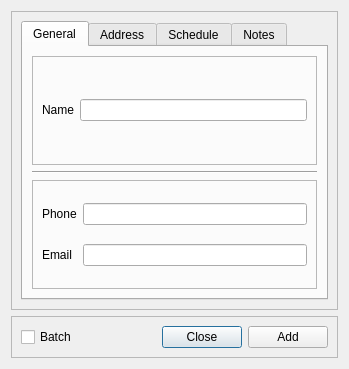
<?xml version="1.0" encoding="UTF-8"?>
<ui version="4.0">
 <class>AddCongregationWindow</class>
 <widget class="QDialog" name="AddCongregationWindow">
  <property name="geometry">
   <rect>
    <x>0</x>
    <y>0</y>
    <width>349</width>
    <height>369</height>
   </rect>
  </property>
  <property name="windowTitle">
   <string>Add Congregation</string>
  </property>
  <layout class="QGridLayout" name="gridLayout_8">
   <item row="1" column="0">
    <widget class="QFrame" name="frame">
     <property name="frameShape">
      <enum>QFrame::StyledPanel</enum>
     </property>
     <property name="frameShadow">
      <enum>QFrame::Raised</enum>
     </property>
     <layout class="QHBoxLayout" name="horizontalLayout">
      <item>
       <widget class="QCheckBox" name="checkBox_4">
        <property name="enabled">
         <bool>true</bool>
        </property>
        <property name="text">
         <string>Batch</string>
        </property>
       </widget>
      </item>
      <item>
       <spacer name="horizontalSpacer">
        <property name="orientation">
         <enum>Qt::Horizontal</enum>
        </property>
        <property name="sizeHint" stdset="0">
         <size>
          <width>40</width>
          <height>20</height>
         </size>
        </property>
       </spacer>
      </item>
      <item>
       <widget class="QPushButton" name="button_close">
        <property name="text">
         <string>Close</string>
        </property>
       </widget>
      </item>
      <item>
       <widget class="QPushButton" name="button_add">
        <property name="text">
         <string>Add</string>
        </property>
       </widget>
      </item>
     </layout>
    </widget>
   </item>
   <item row="0" column="0">
    <widget class="QFrame" name="frame_7">
     <property name="frameShape">
      <enum>QFrame::StyledPanel</enum>
     </property>
     <property name="frameShadow">
      <enum>QFrame::Raised</enum>
     </property>
     <layout class="QVBoxLayout" name="verticalLayout">
      <item>
       <widget class="QTabWidget" name="tabWidget">
        <property name="currentIndex">
         <number>0</number>
        </property>
        <widget class="QWidget" name="tab">
         <attribute name="title">
          <string>General</string>
         </attribute>
         <layout class="QGridLayout" name="gridLayout_3">
          <item row="1" column="0">
           <widget class="Line" name="line">
            <property name="orientation">
             <enum>Qt::Horizontal</enum>
            </property>
           </widget>
          </item>
          <item row="0" column="0">
           <widget class="QFrame" name="frame_2">
            <property name="layoutDirection">
             <enum>Qt::LeftToRight</enum>
            </property>
            <property name="frameShape">
             <enum>QFrame::StyledPanel</enum>
            </property>
            <property name="frameShadow">
             <enum>QFrame::Raised</enum>
            </property>
            <layout class="QGridLayout" name="gridLayout">
             <item row="0" column="0">
              <widget class="QLabel" name="label">
               <property name="text">
                <string>Name</string>
               </property>
               <property name="wordWrap">
                <bool>false</bool>
               </property>
              </widget>
             </item>
             <item row="0" column="1">
              <widget class="QLineEdit" name="line_name"/>
             </item>
            </layout>
           </widget>
          </item>
          <item row="2" column="0">
           <widget class="QFrame" name="frame_3">
            <property name="frameShape">
             <enum>QFrame::StyledPanel</enum>
            </property>
            <property name="frameShadow">
             <enum>QFrame::Raised</enum>
            </property>
            <layout class="QGridLayout" name="gridLayout_4">
             <item row="0" column="0">
              <widget class="QLabel" name="label_4">
               <property name="text">
                <string>Phone</string>
               </property>
              </widget>
             </item>
             <item row="0" column="1">
              <widget class="QLineEdit" name="line_phone"/>
             </item>
             <item row="1" column="0">
              <widget class="QLabel" name="label_5">
               <property name="text">
                <string>Email</string>
               </property>
              </widget>
             </item>
             <item row="1" column="1">
              <widget class="QLineEdit" name="line_email"/>
             </item>
            </layout>
           </widget>
          </item>
         </layout>
        </widget>
        <widget class="QWidget" name="tab_2">
         <attribute name="title">
          <string>Address</string>
         </attribute>
         <layout class="QGridLayout" name="gridLayout_7">
          <item row="2" column="0">
           <widget class="QFrame" name="frame_5">
            <property name="frameShape">
             <enum>QFrame::StyledPanel</enum>
            </property>
            <property name="frameShadow">
             <enum>QFrame::Raised</enum>
            </property>
            <layout class="QGridLayout" name="gridLayout_9">
             <item row="0" column="0">
              <widget class="QLabel" name="label_8">
               <property name="text">
                <string>Latitude</string>
               </property>
              </widget>
             </item>
             <item row="0" column="2">
              <widget class="QLineEdit" name="line_latitude"/>
             </item>
             <item row="1" column="0">
              <widget class="QLabel" name="label_9">
               <property name="text">
                <string>Longitude</string>
               </property>
              </widget>
             </item>
             <item row="1" column="2">
              <widget class="QLineEdit" name="line_longitude"/>
             </item>
            </layout>
           </widget>
          </item>
          <item row="0" column="0">
           <widget class="QFrame" name="frame_4">
            <property name="frameShape">
             <enum>QFrame::StyledPanel</enum>
            </property>
            <property name="frameShadow">
             <enum>QFrame::Raised</enum>
            </property>
            <layout class="QGridLayout" name="gridLayout_2">
             <item row="0" column="0">
              <widget class="QLabel" name="label_2">
               <property name="text">
                <string>Address</string>
               </property>
              </widget>
             </item>
             <item row="4" column="0">
              <widget class="QLabel" name="label_3">
               <property name="text">
                <string>City</string>
               </property>
              </widget>
             </item>
             <item row="6" column="0">
              <widget class="QLabel" name="label_6">
               <property name="text">
                <string>State</string>
               </property>
              </widget>
             </item>
             <item row="8" column="0">
              <widget class="QLabel" name="label_7">
               <property name="text">
                <string>Zipcode</string>
               </property>
              </widget>
             </item>
             <item row="6" column="1">
              <widget class="QLineEdit" name="line_state"/>
             </item>
             <item row="8" column="1">
              <widget class="QLineEdit" name="line_zipcode"/>
             </item>
             <item row="4" column="1">
              <widget class="QLineEdit" name="line_city"/>
             </item>
             <item row="0" column="1">
              <widget class="QLineEdit" name="line_address"/>
             </item>
            </layout>
           </widget>
          </item>
          <item row="1" column="0">
           <widget class="Line" name="line_2">
            <property name="orientation">
             <enum>Qt::Horizontal</enum>
            </property>
           </widget>
          </item>
         </layout>
        </widget>
        <widget class="QWidget" name="tab_4">
         <attribute name="title">
          <string>Schedule</string>
         </attribute>
         <layout class="QVBoxLayout" name="verticalLayout_2">
          <item>
           <widget class="QFrame" name="frame_8">
            <property name="frameShape">
             <enum>QFrame::StyledPanel</enum>
            </property>
            <property name="frameShadow">
             <enum>QFrame::Raised</enum>
            </property>
            <layout class="QGridLayout" name="gridLayout_10">
             <item row="0" column="0">
              <widget class="QLabel" name="label_10">
               <property name="text">
                <string>Public talks are on:</string>
               </property>
              </widget>
             </item>
             <item row="0" column="1">
              <widget class="QRadioButton" name="radioButton">
               <property name="text">
                <string>Saturday</string>
               </property>
              </widget>
             </item>
             <item row="1" column="1">
              <widget class="QRadioButton" name="radioButton_2">
               <property name="text">
                <string>Sunday</string>
               </property>
              </widget>
             </item>
            </layout>
           </widget>
          </item>
          <item>
           <widget class="QFrame" name="frame_9">
            <property name="frameShape">
             <enum>QFrame::StyledPanel</enum>
            </property>
            <property name="frameShadow">
             <enum>QFrame::Raised</enum>
            </property>
            <layout class="QGridLayout" name="gridLayout_11">
             <item row="0" column="2">
              <widget class="QTimeEdit" name="timeEdit"/>
             </item>
             <item row="0" column="1">
              <widget class="QLabel" name="label_11">
               <property name="text">
                <string>Time:</string>
               </property>
              </widget>
             </item>
            </layout>
           </widget>
          </item>
         </layout>
        </widget>
        <widget class="QWidget" name="tab_3">
         <attribute name="title">
          <string>Notes</string>
         </attribute>
         <layout class="QGridLayout" name="gridLayout_5">
          <item row="0" column="0">
           <widget class="QFrame" name="frame_6">
            <property name="frameShape">
             <enum>QFrame::StyledPanel</enum>
            </property>
            <property name="frameShadow">
             <enum>QFrame::Raised</enum>
            </property>
            <layout class="QGridLayout" name="gridLayout_6">
             <item row="0" column="0">
              <widget class="QTextEdit" name="text_note"/>
             </item>
            </layout>
           </widget>
          </item>
         </layout>
        </widget>
       </widget>
      </item>
     </layout>
    </widget>
   </item>
  </layout>
 </widget>
 <tabstops>
  <tabstop>line_name</tabstop>
  <tabstop>line_phone</tabstop>
  <tabstop>line_email</tabstop>
  <tabstop>line_address</tabstop>
  <tabstop>line_city</tabstop>
  <tabstop>line_state</tabstop>
  <tabstop>line_zipcode</tabstop>
  <tabstop>line_latitude</tabstop>
  <tabstop>line_longitude</tabstop>
  <tabstop>text_note</tabstop>
  <tabstop>button_add</tabstop>
  <tabstop>button_close</tabstop>
  <tabstop>tabWidget</tabstop>
  <tabstop>checkBox_4</tabstop>
 </tabstops>
 <resources/>
 <connections>
  <connection>
   <sender>button_close</sender>
   <signal>clicked()</signal>
   <receiver>AddCongregationWindow</receiver>
   <slot>close()</slot>
   <hints>
    <hint type="sourcelabel">
     <x>238</x>
     <y>305</y>
    </hint>
    <hint type="destinationlabel">
     <x>195</x>
     <y>168</y>
    </hint>
   </hints>
  </connection>
 </connections>
</ui>
